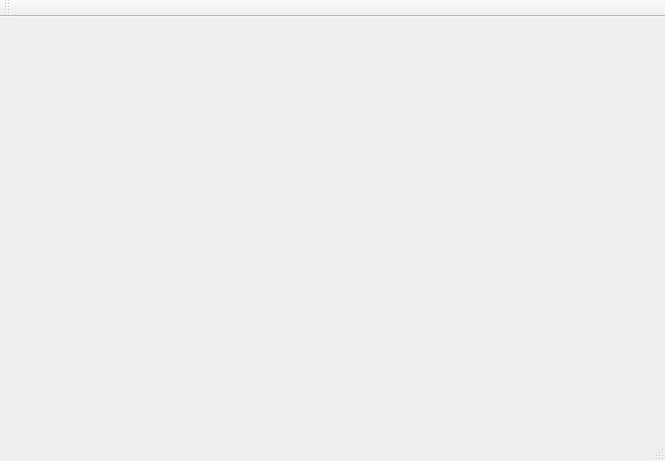
<?xml version="1.0" encoding="UTF-8"?>
<ui version="4.0">
 <class>MainWindow</class>
 <widget class="QMainWindow" name="MainWindow">
  <property name="geometry">
   <rect>
    <x>0</x>
    <y>0</y>
    <width>665</width>
    <height>461</height>
   </rect>
  </property>
  <property name="windowTitle">
   <string>MainWindow</string>
  </property>
  <widget class="QxtScheduleView" name="centralWidget"/>
  <widget class="QMenuBar" name="menuBar">
   <property name="geometry">
    <rect>
     <x>0</x>
     <y>0</y>
     <width>665</width>
     <height>29</height>
    </rect>
   </property>
  </widget>
  <widget class="QToolBar" name="mainToolBar">
   <attribute name="toolBarArea">
    <enum>TopToolBarArea</enum>
   </attribute>
   <attribute name="toolBarBreak">
    <bool>false</bool>
   </attribute>
  </widget>
  <widget class="QStatusBar" name="statusBar"/>
 </widget>
 <layoutdefault spacing="6" margin="11"/>
 <customwidgets>
  <customwidget>
   <class>QxtScheduleView</class>
   <extends>QWidget</extends>
   <header location="global">QxtScheduleView</header>
   <container>1</container>
  </customwidget>
 </customwidgets>
 <resources/>
 <connections/>
</ui>
